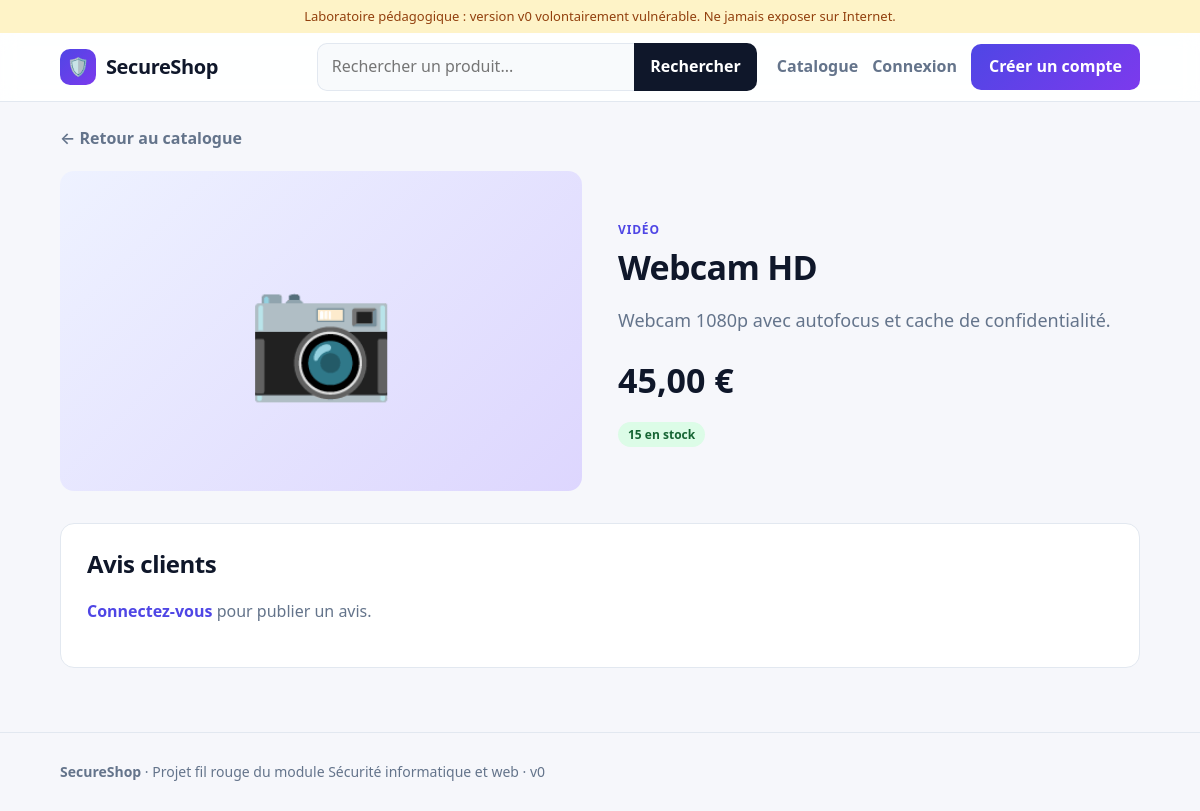
Screenshot of /app/product.php?id=4 with the database file from the repository.
### tables this page shows
CREATE TABLE products (
  id INT AUTO_INCREMENT PRIMARY KEY,
  name VARCHAR(100),
  description TEXT,
  price DECIMAL(8,2),
  stock INT,
  category VARCHAR(40),
  icon VARCHAR(10)
) DEFAULT CHARSET=utf8mb4;

### app/inc/lib.php (called while the page is built, shortened)
<?php
function money($v) {
    return number_format($v, 2, ',', ' ') . ' €';
}

### app/product.php (the view, shortened to what this page needs)
<?php
require 'inc/lib.php';
$id = $_GET['id'] ?? 1;
$res = $conn->query("SELECT * FROM products WHERE id=$id");
$p = $res->fetch_assoc();
include 'inc/header.php';
?>
<a class="back" href="/index.php">&larr; Retour au catalogue</a>
<section class="detail">
  <div class="tile big"><?php echo $p['icon']; ?></div>
  <div>
    <span class="cat"><?php echo $p['category']; ?></span>
    <h1><?php echo $p['name']; ?></h1>
    <p class="lead"><?php echo $p['description']; ?></p>
    <div class="price"><?php echo money($p['price']); ?></div>
    <?php if ($p['stock'] > 0) { ?>
      <span class="badge ok"><?php echo $p['stock']; ?> en stock</span>
    <?php } else { ?>
      <span class="badge no">Rupture de stock</span>
    <?php } ?>
  </div>
</section>
<section class="panel">
  <h2>Avis clients</h2>
  <?php if (isset($_SESSION['email'])) { ?>
    <form class="form" method="post" action="/product.php?id=<?php echo $id; ?>">
      <h3>Donner votre avis</h3>
      <div class="field">
        <label>Note</label>
        <select name="rating">
          <option value="5">5 - Excellent</option>
          <option value="4">4 - Très bien</option>
          <option value="3">3 - Correct</option>
          <option value="2">2 - Décevant</option>
          <option value="1">1 - Mauvais</option>
        </select>
      </div>
      <div class="field">
        <label>Commentaire</label>
        <textarea name="comment" rows="3"></textarea>
      </div>
      <button class="btn" type="submit">Publier mon avis</button>
    </form>
  <?php } else { ?>
    <p class="muted"><a class="link-inline" href="/login.php">Connectez-vous</a> pour publier un avis.</p>
  <?php } ?>
</section>
<?php include 'inc/footer.php'; ?>

### app/assets/style.css (style rules this page uses)
:root { --bg:#f6f7fb;--surface:#fff;--ink:#0f172a;--muted:#64748b;--brand:#4f46e5;--brand2:#7c3aed;--line:#e2e8f0;--r:14px }
* { box-sizing:border-box }
body { margin:0;font:16px/1.6 system-ui,-apple-system,"Segoe UI",Roboto,sans-serif;background:var(--bg);color:var(--ink) }
a { color:inherit;text-decoration:none }
h1,h2,h3 { line-height:1.2;letter-spacing:-.02em }
.muted { color:var(--muted) }
.tile { display:grid;place-items:center;height:160px;font-size:64px;background:linear-gradient(135deg,#eef2ff,#ddd6fe) }
.tile.big { height:320px;font-size:120px;border-radius:var(--r) }
.cat { font-size:12px;text-transform:uppercase;letter-spacing:.07em;font-weight:700;color:var(--brand) }
.badge { display:inline-block;font-size:12px;font-weight:700;padding:3px 10px;border-radius:99px }
.badge.ok { background:#dcfce7;color:#166534 }
.back { display:inline-block;margin:24px 0 0;color:var(--muted);font-weight:600 }
.detail { display:grid;grid-template-columns:1fr 1fr;gap:36px;margin:20px 0 32px;align-items:center }
.detail h1 { margin:6px 0 10px;font-size:34px }
.lead { color:var(--muted);font-size:18px }
.price { font-size:34px;font-weight:800;margin:14px 0 }
.panel { background:var(--surface);border:1px solid var(--line);border-radius:var(--r);padding:26px }
.panel h2 { margin-top:0 }
.link-inline { color:var(--brand);font-weight:600 }

### rows the page displays
products: icon "📷", category "VIDÉO", name "Webcam HD", description "Webcam 1080p avec autofocus et cache de confidentialité.", price "45,00 €", stock "15"
